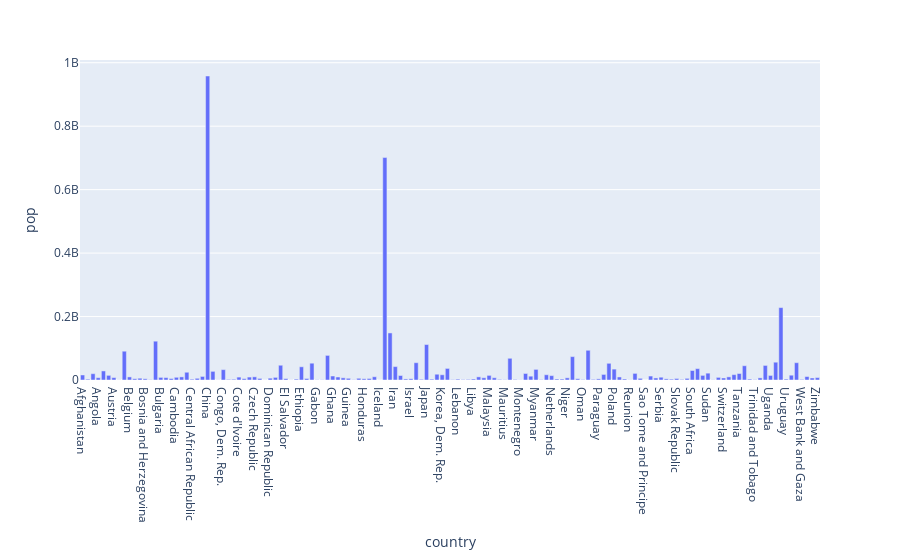

Notebook cell for this chart:
### Code cell
fig=px.bar(df.groupby("country")["pop"].mean(),y="pop")
fig.show()

### Figure 1 — Plotly figure (JSON) as saved in the notebook; plotly's stock layout.template omitted (floating-point values rounded to 4 significant figures; data arrays with more than 128 entries replaced by an {"elided": "..."} marker saying what was removed)
{"data": [{"alignmentgroup": "True", "hovertemplate": "country=%{x}<br>pop=%{y}<extra></extra>", "legendgroup": "", "marker": {"color": "#636efa", "pattern": {"shape": ""}}, "name": "", "offsetgroup": "", "orientation": "v", "showlegend": false, "textposition": "auto", "type": "bar", "x": {"elided": "142 str values"}, "xaxis": "x", "y": {"elided": "142 float values"}, "yaxis": "y"}], "layout": {"barmode": "relative", "legend": {"tracegroupgap": 0}, "margin": {"t": 60}, "xaxis": {"anchor": "y", "domain": [0, 1], "title": {"text": "country"}}, "yaxis": {"anchor": "x", "domain": [0, 1], "title": {"text": "pop"}}}}
